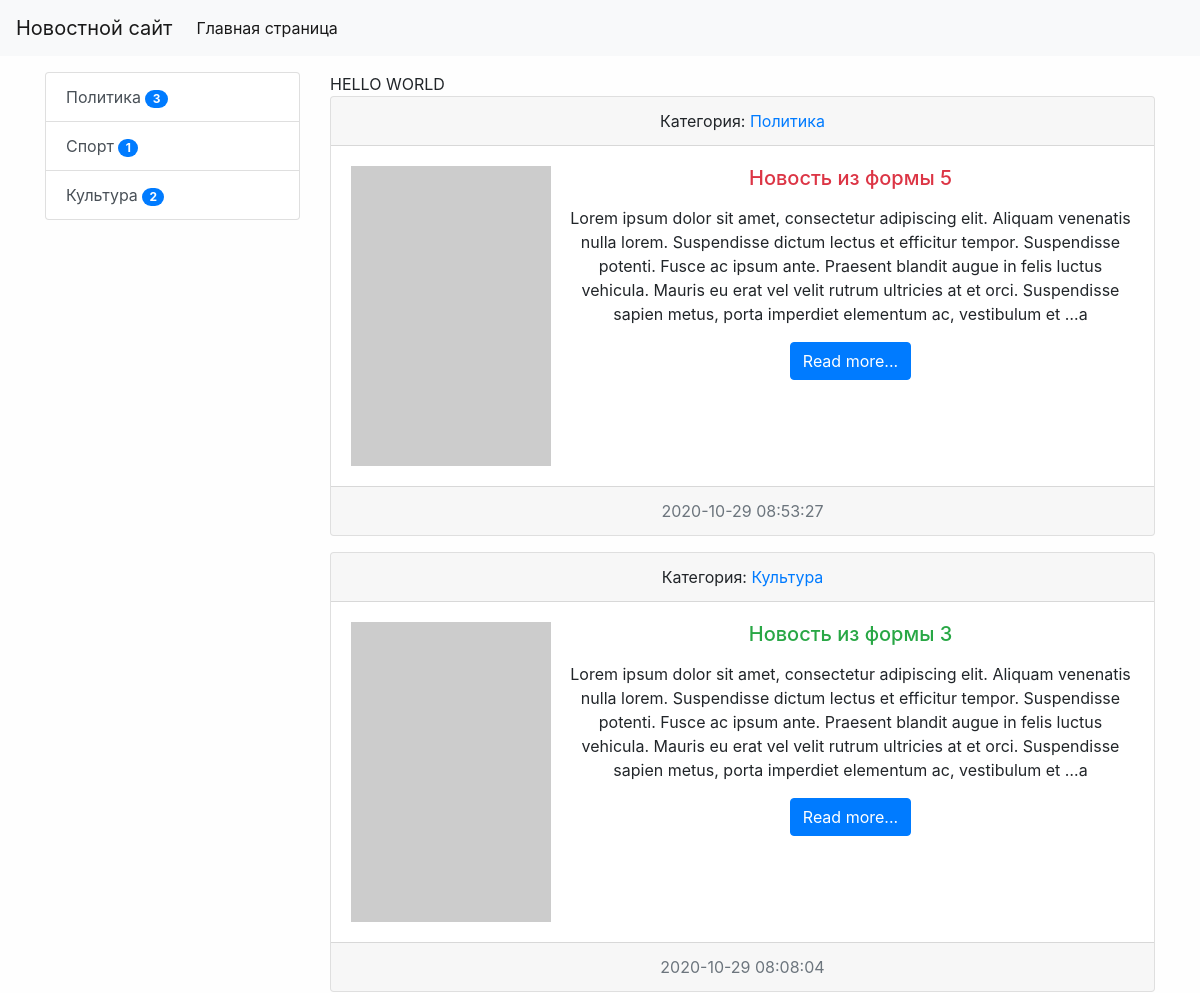
The app's page / (upper part), older data.
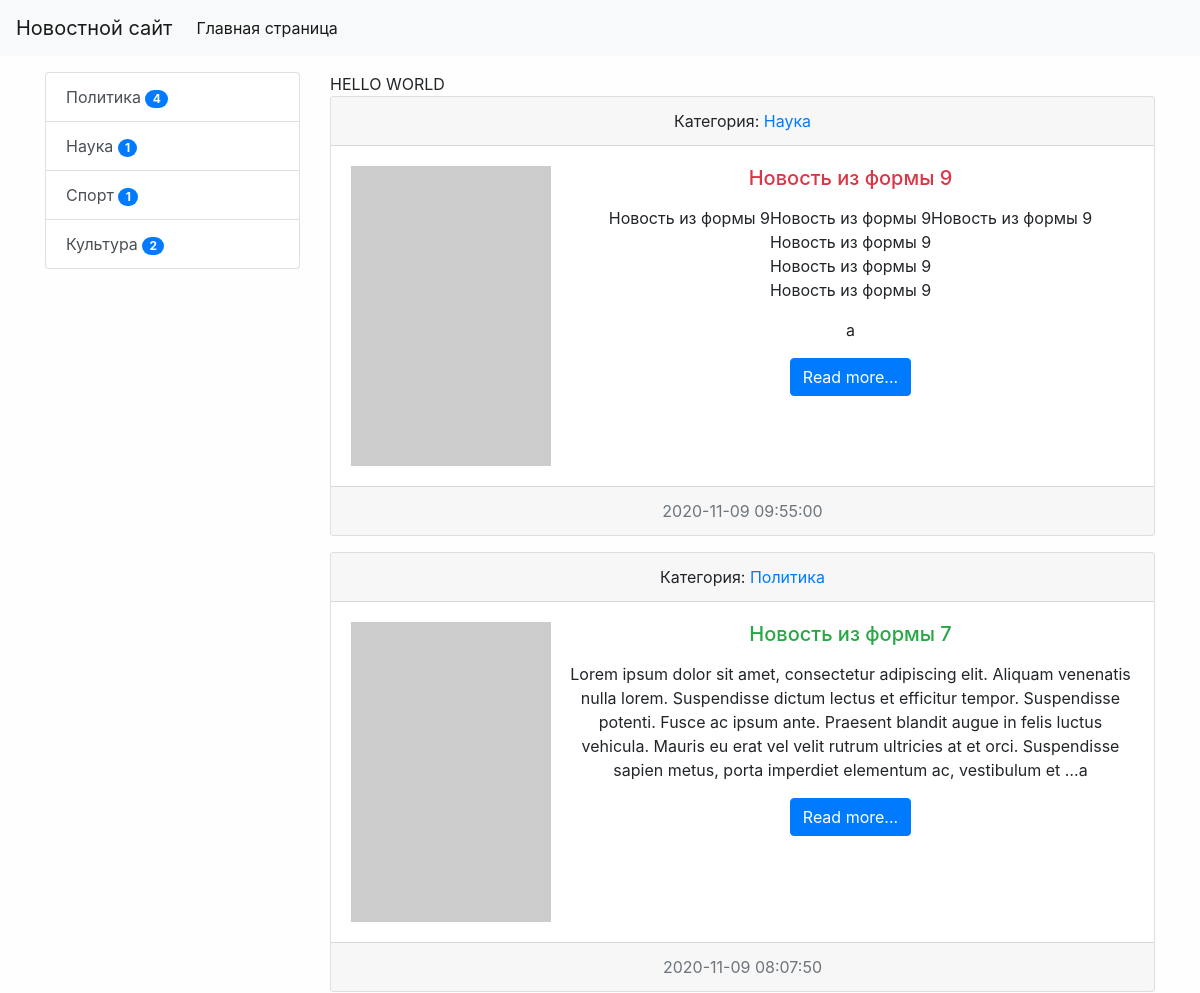
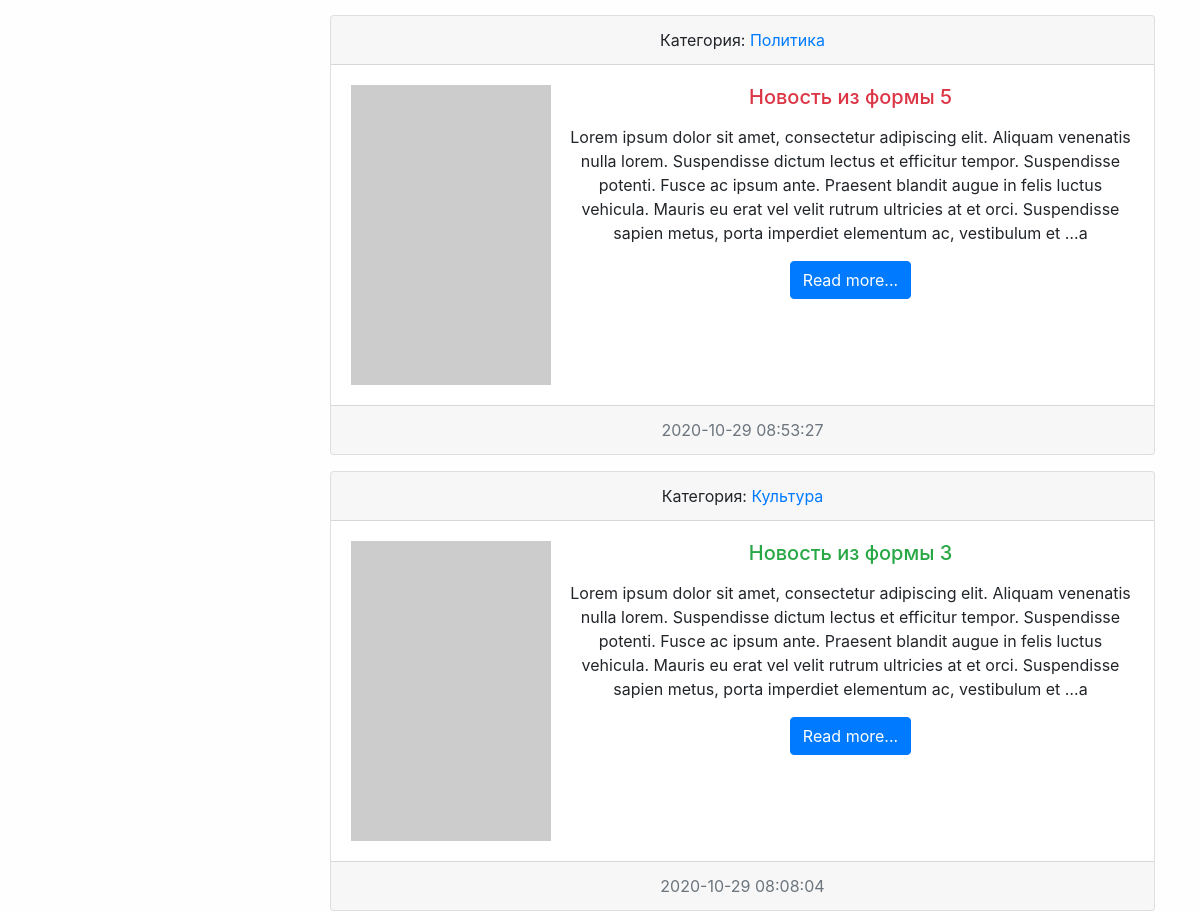
The same page, newer data (2 pictures, top to bottom).
### news/models.py (models this page shows, shortened)
class Category(models.Model):
    title = models.CharField(max_length=150, db_index=True, verbose_name='Категории')#db index - индексирует поле(более быстрым для поиска)
    def get_absolute_url(self):
        return reverse('category', kwargs={'category_id': self.pk})
    def __str__(self):
        return self.title
    class Meta:
        verbose_name = 'Категория'
        verbose_name_plural = 'Категории'
        ordering = ['title']

class News(models.Model):
    title = models.CharField(max_length=150, verbose_name='Наименование')
    content = models.TextField(blank=True, verbose_name='Контент')
    created_at = models.DateTimeField(auto_now_add=True, verbose_name='Дата Публикации')
    update_at = models.DateTimeField(auto_now=True, verbose_name='Обновлено')
    photo = models.ImageField(upload_to='photos/%Y/%m/%d/', verbose_name='Фото', blank=True)
    is_published = models.BooleanField(default=True, verbose_name='Опубликовано')
    category = models.ForeignKey('Category', on_delete=models.PROTECT, verbose_name='Категория')
    views = models.IntegerField(default=0)
    def get_absolute_url(self):
        return reverse('view_news', kwargs={'pk': self.pk})
    class Meta:
        verbose_name = 'Новость'
        verbose_name_plural = 'Новости'
        ordering = ['-created_at']

### news/views.py (the view)
# urls.py: path('', HomeNews.as_view(), name = 'home'),
class HomeNews(MyMixin, ListView):
    model = News
    template_name = 'news/home_news_list.html'
    context_object_name = 'news'
    mixin_prop = 'Hello World'
    def get_context_data(self, *, object_list=None, **kwargs):
        context = super().get_context_data(**kwargs)
        context['title'] = self.get_upper('Главная страница')
        context['mixin_prop'] = self.get_prop()
        return context
    def get_queryset(self):
        return News.objects.filter(is_published=True).select_related('category')

### news/templatetags/news_tags.py (called while the page is built)
@register.inclusion_tag('news/list_categories.html')
def show_categories(arg1='hello', arg2='world'):
    categories = Category.objects.filter(news__is_published=True).annotate(cnt=Count('news')).filter(cnt__gt=0)
    return {"categories": categories, "arg1": arg1, "arg2": arg2}

### news/utils.py (called while the page is built)
    def get_prop(self):
        return self.mixin_prop.upper()

    def get_upper(self, s):
        if isinstance(s, str):
            return s.upper()
        else:
            return s.title.upper()

### news/templates/news/home_news_list.html (shortened to what this page needs)
{% extends 'base.html' %}
{% block sidebar %}
{% include 'inc/_sidebar.html' %}
{% endblock %}
{% block content %}
    {{ mixin_prop }}
    {% for item in object_list %}
        <div class="card text-center mb-3">
            <div class="card-header">
                Категория: <a href="{% url 'category' item.category.pk%}">{{item.category}}</a>
            </div>
            <div class="card-body">
                <div class="media">
                    {% if item.photo %}
                        <img src="{{ item.photo.url }}" alt="" width="350" class="mr-3">
                    {% else %}
                        <img src="https://picsum.photos/200/300/?blur=1" alt=""class="mr-3">
                    {% endif %}
                    <div class="media-body">
                        <h5 class="card-title {% cycle 'text-danger' 'text-success' %}">
                            {{ item.title }}</h5>
                        <p class="card-text">{{ item.content|safe|linebreaks|truncatewords:50 }}a</p>
                        <a href="{{ item.get_absolute_url}}" class="btn btn-primary">Read more...</a>
                    </div>
                </div>
            </div>
            <div class="card-footer text-muted">
                {{ item.created_at|date:"Y-m-d H:i:s" }}
            </div>
        </div>
    {% endfor %}
{% endblock %}

### news/templates/news/list_categories.html
<div class="list-group">
    {% for item in categories %}
        <a href="{{ item.get_absolute_url }}" class="list-group-item list-group-item-action">{{ item.title}} <span class="badge badge-primary badge-pill">{{ item.cnt }}</span></a>
    {% endfor %}
</div>

Row changes from the older to the newer data that the page shows:
computed for Category "Политика": cnt "3" → "4"
now on this page (row unchanged): Category: title "Наука", cnt "1"
added News: category "Наука", title "Новость из формы 9", content "Новость из формы 9Новость из формы 9Новость из формы 9 Новость из формы 9 Новость из формы 9 Новость из формы 9", created_at "2020-11-09 09:55:00"
added News: category "Политика", title "Новость из формы 7", content "Lorem ipsum dolor sit amet, consectetur adipiscing elit. Aliquam venenatis nulla lorem. Suspendisse dictum lectus et efficitur tempor. Suspendisse potenti. Fusce ac ipsum ante. Praesent blandit augue in felis luctus vehicula. Mauris eu erat vel velit rutrum ultricies at et orci. Suspendisse sapien metus, porta imperdiet elementum ac, vestibulum et …", created_at "2020-11-09 08:07:50"
